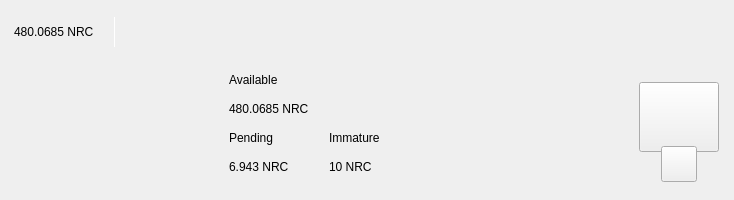
<?xml version="1.0" encoding="UTF-8"?>
<ui version="4.0">
 <class>TopBar</class>
 <widget class="QWidget" name="TopBar">
  <property name="geometry">
   <rect>
    <x>0</x>
    <y>0</y>
    <width>734</width>
    <height>200</height>
   </rect>
  </property>
  <property name="minimumSize">
   <size>
    <width>0</width>
    <height>200</height>
   </size>
  </property>
  <property name="maximumSize">
   <size>
    <width>16777215</width>
    <height>200</height>
   </size>
  </property>
  <property name="windowTitle">
   <string>Form</string>
  </property>
  <layout class="QVBoxLayout" name="verticalLayout_10" stretch="0">
   <property name="spacing">
    <number>0</number>
   </property>
   <property name="leftMargin">
    <number>0</number>
   </property>
   <property name="topMargin">
    <number>0</number>
   </property>
   <property name="rightMargin">
    <number>0</number>
   </property>
   <property name="bottomMargin">
    <number>0</number>
   </property>
   <item>
    <widget class="PFBorderImage" name="containerTop">
     <layout class="QVBoxLayout" name="verticalLayout_11">
      <property name="spacing">
       <number>0</number>
      </property>
      <property name="leftMargin">
       <number>0</number>
      </property>
      <property name="topMargin">
       <number>0</number>
      </property>
      <property name="rightMargin">
       <number>0</number>
      </property>
      <property name="bottomMargin">
       <number>0</number>
      </property>
      <item>
       <widget class="QWidget" name="top_container_2" native="true">
        <property name="minimumSize">
         <size>
          <width>0</width>
          <height>65</height>
         </size>
        </property>
        <layout class="QHBoxLayout" name="top_container">
         <property name="spacing">
          <number>0</number>
         </property>
         <property name="leftMargin">
          <number>14</number>
         </property>
         <property name="topMargin">
          <number>0</number>
         </property>
         <property name="rightMargin">
          <number>14</number>
         </property>
         <property name="bottomMargin">
          <number>0</number>
         </property>
         <item alignment="Qt::AlignVCenter">
          <widget class="QWidget" name="widgetTopAmount" native="true">
           <property name="sizePolicy">
            <sizepolicy hsizetype="Preferred" vsizetype="Maximum">
             <horstretch>0</horstretch>
             <verstretch>0</verstretch>
            </sizepolicy>
           </property>
           <layout class="QHBoxLayout" name="horizontalLayout_5">
            <property name="spacing">
             <number>0</number>
            </property>
            <property name="leftMargin">
             <number>0</number>
            </property>
            <property name="topMargin">
             <number>0</number>
            </property>
            <property name="rightMargin">
             <number>0</number>
            </property>
            <property name="bottomMargin">
             <number>0</number>
            </property>
            <item alignment="Qt::AlignTop">
             <widget class="QLabel" name="labelAmountTopPiv">
              <property name="minimumSize">
               <size>
                <width>0</width>
                <height>36</height>
               </size>
              </property>
              <property name="styleSheet">
               <string notr="true">padding:0px;margin:0px;</string>
              </property>
              <property name="text">
               <string>480.0685 NRC</string>
              </property>
             </widget>
            </item>
            <item>
             <spacer name="horizontalSpacer_11">
              <property name="orientation">
               <enum>Qt::Horizontal</enum>
              </property>
              <property name="sizeType">
               <enum>QSizePolicy::Fixed</enum>
              </property>
              <property name="sizeHint" stdset="0">
               <size>
                <width>20</width>
                <height>20</height>
               </size>
              </property>
             </spacer>
            </item>
            <item alignment="Qt::AlignVCenter">
             <widget class="QLabel" name="label_16">
              <property name="minimumSize">
               <size>
                <width>1</width>
                <height>30</height>
               </size>
              </property>
              <property name="maximumSize">
               <size>
                <width>1</width>
                <height>30</height>
               </size>
              </property>
              <property name="styleSheet">
               <string notr="true">background-color:white;
padding:0px;
border:none;</string>
              </property>
              <property name="text">
               <string/>
              </property>
             </widget>
            </item>
            <item>
             <spacer name="horizontalSpacer_12">
              <property name="orientation">
               <enum>Qt::Horizontal</enum>
              </property>
              <property name="sizeType">
               <enum>QSizePolicy::Fixed</enum>
              </property>
              <property name="sizeHint" stdset="0">
               <size>
                <width>20</width>
                <height>20</height>
               </size>
              </property>
             </spacer>
            </item>
           </layout>
          </widget>
         </item>
         <item>
          <spacer name="horizontalSpacer">
           <property name="orientation">
            <enum>Qt::Horizontal</enum>
           </property>
           <property name="sizeHint" stdset="0">
            <size>
             <width>40</width>
             <height>20</height>
            </size>
           </property>
          </spacer>
         </item>
         <item>
          <layout class="QHBoxLayout" name="horizontalLayout_4">
           <property name="spacing">
            <number>12</number>
           </property>
           <property name="rightMargin">
            <number>0</number>
           </property>
           <item alignment="Qt::AlignRight">
            <widget class="QWidget" name="layoutSync" native="true">
             <property name="minimumSize">
              <size>
               <width>0</width>
               <height>36</height>
              </size>
             </property>
             <property name="maximumSize">
              <size>
               <width>16777215</width>
               <height>36</height>
              </size>
             </property>
             <layout class="QVBoxLayout" name="verticalLayout_9">
              <property name="leftMargin">
               <number>0</number>
              </property>
              <property name="topMargin">
               <number>0</number>
              </property>
              <property name="rightMargin">
               <number>0</number>
              </property>
              <property name="bottomMargin">
               <number>0</number>
              </property>
              <item>
               <widget class="ExpandableButton" name="pushButtonSync" native="true">
                <property name="minimumSize">
                 <size>
                  <width>36</width>
                  <height>36</height>
                 </size>
                </property>
                <property name="maximumSize">
                 <size>
                  <width>16777215</width>
                  <height>36</height>
                 </size>
                </property>
               </widget>
              </item>
             </layout>
            </widget>
           </item>
           <item>
            <widget class="ExpandableButton" name="pushButtonMint" native="true">
             <property name="minimumSize">
              <size>
               <width>36</width>
               <height>36</height>
              </size>
             </property>
            </widget>
           </item>
           <item>
            <widget class="ExpandableButton" name="pushButtonStack" native="true">
             <property name="minimumSize">
              <size>
               <width>36</width>
               <height>36</height>
              </size>
             </property>
            </widget>
           </item>
           <item>
            <widget class="ExpandableButton" name="pushButtonColdStaking" native="true">
             <property name="minimumSize">
              <size>
               <width>36</width>
               <height>36</height>
              </size>
             </property>
            </widget>
           </item>
           <item>
            <widget class="ExpandableButton" name="pushButtonConnection" native="true">
             <property name="minimumSize">
              <size>
               <width>36</width>
               <height>36</height>
              </size>
             </property>
            </widget>
           </item>
           <item>
            <widget class="ExpandableButton" name="pushButtonLock" native="true">
             <property name="sizePolicy">
              <sizepolicy hsizetype="Expanding" vsizetype="Expanding">
               <horstretch>0</horstretch>
               <verstretch>0</verstretch>
              </sizepolicy>
             </property>
             <property name="minimumSize">
              <size>
               <width>36</width>
               <height>0</height>
              </size>
             </property>
            </widget>
           </item>
           <item>
            <widget class="ExpandableButton" name="pushButtonTheme" native="true">
             <property name="minimumSize">
              <size>
               <width>36</width>
               <height>36</height>
              </size>
             </property>
             <property name="maximumSize">
              <size>
               <width>16777215</width>
               <height>36</height>
              </size>
             </property>
            </widget>
           </item>
           <item>
            <widget class="ExpandableButton" name="pushButtonFAQ" native="true">
             <property name="minimumSize">
              <size>
               <width>36</width>
               <height>36</height>
              </size>
             </property>
            </widget>
           </item>
          </layout>
         </item>
        </layout>
       </widget>
      </item>
      <item>
       <widget class="QWidget" name="bottom_container" native="true">
        <property name="minimumSize">
         <size>
          <width>0</width>
          <height>135</height>
         </size>
        </property>
        <layout class="QHBoxLayout" name="botton_container">
         <property name="leftMargin">
          <number>10</number>
         </property>
         <property name="topMargin">
          <number>0</number>
         </property>
         <property name="rightMargin">
          <number>10</number>
         </property>
         <property name="bottomMargin">
          <number>10</number>
         </property>
         <item>
          <spacer name="horizontalSpacer_4">
           <property name="orientation">
            <enum>Qt::Horizontal</enum>
           </property>
           <property name="sizeHint" stdset="0">
            <size>
             <width>40</width>
             <height>20</height>
            </size>
           </property>
          </spacer>
         </item>
         <item>
          <layout class="QHBoxLayout" name="horizontalLayout_3">
           <property name="bottomMargin">
            <number>9</number>
           </property>
           <item>
            <layout class="QVBoxLayout" name="verticalLayout_7">
             <property name="spacing">
              <number>0</number>
             </property>
             <property name="leftMargin">
              <number>0</number>
             </property>
             <property name="rightMargin">
              <number>30</number>
             </property>
             <item>
              <layout class="QVBoxLayout" name="verticalLayout_2">
               <item>
                <widget class="QLabel" name="labelTitle1">
                 <property name="text">
                  <string>Available</string>
                 </property>
                </widget>
               </item>
               <item>
                <widget class="QLabel" name="labelAmountPiv">
                 <property name="text">
                  <string>480.0685 NRC</string>
                 </property>
                </widget>
               </item>
              </layout>
             </item>
             <item>
              <layout class="QHBoxLayout" name="horizontalLayout_2">
               <property name="spacing">
                <number>0</number>
               </property>
               <item>
                <layout class="QVBoxLayout" name="verticalLayout_3">
                 <item>
                  <widget class="QLabel" name="labelTitle3">
                   <property name="text">
                    <string>Pending</string>
                   </property>
                  </widget>
                 </item>
                 <item>
                  <widget class="QLabel" name="labelPendingPiv">
                   <property name="text">
                    <string>6.943 NRC</string>
                   </property>
                  </widget>
                 </item>
                </layout>
               </item>
               <item>
                <spacer name="horizontalSpacer_3">
                 <property name="orientation">
                  <enum>Qt::Horizontal</enum>
                 </property>
                 <property name="sizeType">
                  <enum>QSizePolicy::Fixed</enum>
                 </property>
                 <property name="sizeHint" stdset="0">
                  <size>
                   <width>40</width>
                   <height>20</height>
                  </size>
                 </property>
                </spacer>
               </item>
               <item>
                <layout class="QVBoxLayout" name="verticalLayout_4">
                 <item>
                  <widget class="QLabel" name="labelTitle4">
                   <property name="text">
                    <string>Immature</string>
                   </property>
                  </widget>
                 </item>
                 <item>
                  <widget class="QLabel" name="labelImmaturePiv">
                   <property name="text">
                    <string>10 NRC</string>
                   </property>
                  </widget>
                 </item>
                </layout>
               </item>
              </layout>
             </item>
            </layout>
           </item>
          </layout>
         </item>
         <item>
          <spacer name="horizontalSpacer_2">
           <property name="orientation">
            <enum>Qt::Horizontal</enum>
           </property>
           <property name="sizeHint" stdset="0">
            <size>
             <width>40</width>
             <height>20</height>
            </size>
           </property>
          </spacer>
         </item>
         <item alignment="Qt::AlignHCenter|Qt::AlignVCenter">
          <widget class="QWidget" name="qrContainer" native="true">
           <property name="sizePolicy">
            <sizepolicy hsizetype="Preferred" vsizetype="Minimum">
             <horstretch>0</horstretch>
             <verstretch>0</verstretch>
            </sizepolicy>
           </property>
           <property name="minimumSize">
            <size>
             <width>90</width>
             <height>110</height>
            </size>
           </property>
           <property name="maximumSize">
            <size>
             <width>90</width>
             <height>110</height>
            </size>
           </property>
           <layout class="QVBoxLayout" name="containerQR">
            <property name="spacing">
             <number>0</number>
            </property>
            <property name="leftMargin">
             <number>5</number>
            </property>
            <property name="topMargin">
             <number>10</number>
            </property>
            <property name="rightMargin">
             <number>5</number>
            </property>
            <property name="bottomMargin">
             <number>0</number>
            </property>
            <item>
             <widget class="QPushButton" name="btnQr">
              <property name="minimumSize">
               <size>
                <width>70</width>
                <height>70</height>
               </size>
              </property>
              <property name="maximumSize">
               <size>
                <width>16777215</width>
                <height>70</height>
               </size>
              </property>
              <property name="focusPolicy">
               <enum>Qt::NoFocus</enum>
              </property>
              <property name="text">
               <string/>
              </property>
              <property name="iconSize">
               <size>
                <width>70</width>
                <height>70</height>
               </size>
              </property>
             </widget>
            </item>
            <item>
             <spacer name="verticalSpacer">
              <property name="orientation">
               <enum>Qt::Vertical</enum>
              </property>
              <property name="sizeType">
               <enum>QSizePolicy::Fixed</enum>
              </property>
              <property name="sizeHint" stdset="0">
               <size>
                <width>20</width>
                <height>20</height>
               </size>
              </property>
             </spacer>
            </item>
            <item alignment="Qt::AlignHCenter|Qt::AlignBottom">
             <widget class="QPushButton" name="pushButtonQR">
              <property name="minimumSize">
               <size>
                <width>36</width>
                <height>36</height>
               </size>
              </property>
              <property name="maximumSize">
               <size>
                <width>36</width>
                <height>36</height>
               </size>
              </property>
              <property name="focusPolicy">
               <enum>Qt::NoFocus</enum>
              </property>
              <property name="text">
               <string/>
              </property>
             </widget>
            </item>
           </layout>
          </widget>
         </item>
        </layout>
       </widget>
      </item>
     </layout>
    </widget>
   </item>
  </layout>
 </widget>
 <customwidgets>
  <customwidget>
   <class>ExpandableButton</class>
   <extends>QWidget</extends>
   <header>qt/nairacoin/expandablebutton.h</header>
   <container>1</container>
  </customwidget>
  <customwidget>
   <class>PFBorderImage</class>
   <extends>QFrame</extends>
   <header>qt/nairacoin/pfborderimage.h</header>
   <container>1</container>
  </customwidget>
 </customwidgets>
 <resources/>
 <connections/>
</ui>
